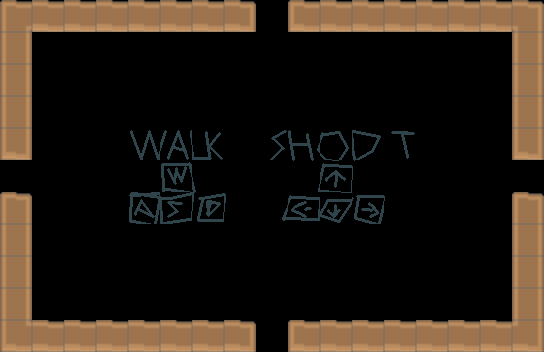

A level layout from a 2D game, rendered from its tile map. Below: a short description, then the map file with its tile-grid data intact:
An orthogonal 17x11 tile map with 32x32 px tiles, 2 tile layers (TileLayer, DestructibleLayer), 1 hidden layer not drawn and 1 object (BulletMan1).

<map version="1.0" tiledversion="1.0.3" orientation="orthogonal" renderorder="right-down" width="17" height="11" tilewidth="32" tileheight="32" nextobjectid="24">
 <properties>
  <property name="doorEast" type="bool" value="true" />
  <property name="doorNorth" type="bool" value="true" />
  <property name="doorSouth" type="bool" value="true" />
  <property name="doorWest" type="bool" value="true" />
  <property name="roomType" type="int" value="1" />
 </properties>
 <tileset firstgid="1" source="testTileSet.tsx" />
 <layer name="TileLayer" width="17" height="11">
  <data encoding="csv">
178,176,176,176,176,176,176,177,0,175,176,176,176,176,176,176,179,
210,0,0,0,0,0,0,0,0,0,0,0,0,0,0,0,210,
210,0,0,0,0,0,0,0,0,0,0,0,0,0,0,0,210,
210,0,0,0,0,0,0,0,0,0,0,0,0,0,0,0,210,
207,0,0,0,0,0,0,0,0,0,0,0,0,0,0,0,207,
0,0,0,0,0,0,0,0,0,0,0,0,0,0,0,0,0,
174,0,0,0,0,0,0,0,0,0,0,0,0,0,0,0,174,
210,0,0,0,0,0,0,0,0,0,0,0,0,0,0,0,210,
210,0,0,0,0,0,0,0,0,0,0,0,0,0,0,0,210,
210,0,0,0,0,0,0,0,0,0,0,0,0,0,0,0,210,
211,176,176,176,176,176,176,177,0,175,176,176,176,176,176,176,212
</data>
 </layer>
 <layer name="EntityLayer" width="17" height="11" visible="0">
  <data encoding="csv">
0,0,0,0,0,0,0,0,0,0,0,0,0,0,0,0,0,
0,0,0,0,0,0,0,0,0,0,0,0,0,0,0,0,0,
0,0,0,0,0,0,0,0,0,0,0,0,0,0,0,0,0,
0,0,0,0,0,0,0,0,0,0,0,0,0,0,0,0,0,
0,0,0,0,0,0,0,0,0,0,0,0,0,0,0,0,0,
0,0,0,0,0,0,0,0,0,0,0,0,0,0,0,0,0,
0,0,0,0,0,0,0,0,0,0,0,0,0,0,0,0,0,
0,0,0,0,0,0,0,0,0,0,0,0,0,0,0,0,0,
0,0,0,0,0,0,0,0,0,0,0,0,0,0,0,0,0,
0,0,0,0,0,0,0,0,0,0,0,0,0,0,0,0,0,
0,0,0,0,0,0,0,0,0,0,0,0,0,0,0,0,0
</data>
 </layer>
 <layer name="DestructibleLayer" width="17" height="11">
  <data encoding="csv">
0,0,0,0,0,0,0,0,0,0,0,0,0,0,0,0,0,
0,0,0,0,0,0,0,0,0,0,0,0,0,0,0,0,0,
0,0,0,0,0,0,0,0,0,0,0,0,0,0,0,0,0,
0,0,0,0,0,0,0,0,0,0,0,0,0,0,0,0,0,
0,0,0,0,633,634,635,636,637,638,639,640,641,0,0,0,0,
0,0,0,0,666,667,668,669,670,671,672,673,674,0,0,0,0,
0,0,0,0,699,700,701,702,703,704,705,706,707,0,0,0,0,
0,0,0,0,0,0,0,0,0,0,0,0,0,0,0,0,0,
0,0,0,0,0,0,0,0,0,0,0,0,0,0,0,0,0,
0,0,0,0,0,0,0,0,0,0,0,0,0,0,0,0,0,
0,0,0,0,0,0,0,0,0,0,0,0,0,0,0,0,0
</data>
 </layer>
  <objectgroup name="EnemyLayer">
 <object id="20" name="BulletMan1" x="207" y="240.5">
   <properties>
    <property name="enemyID" type="int" value="100" />
    <property name="type" type="int" value="0" />
   </properties>
  </object>
  </objectgroup>
</map>
